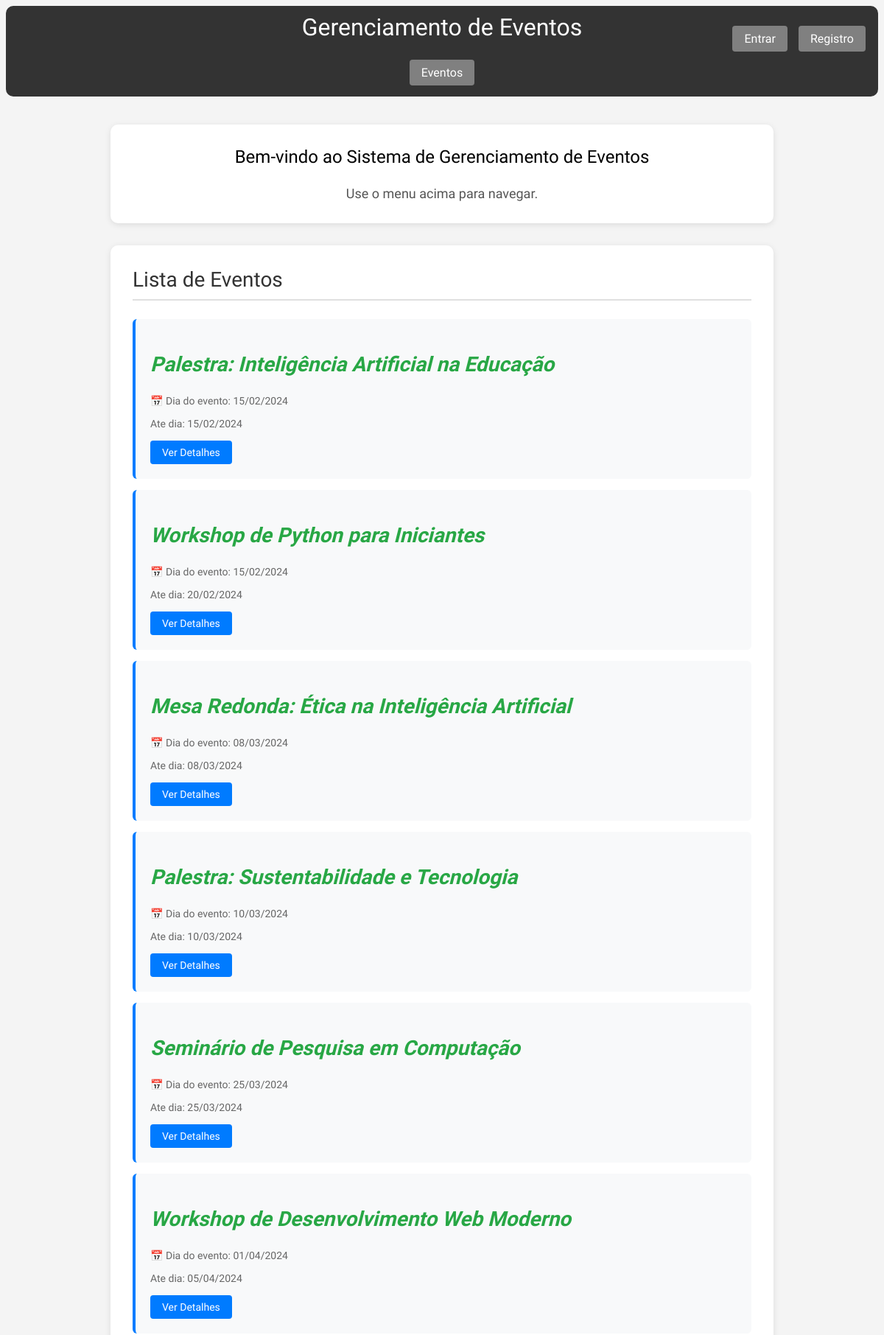
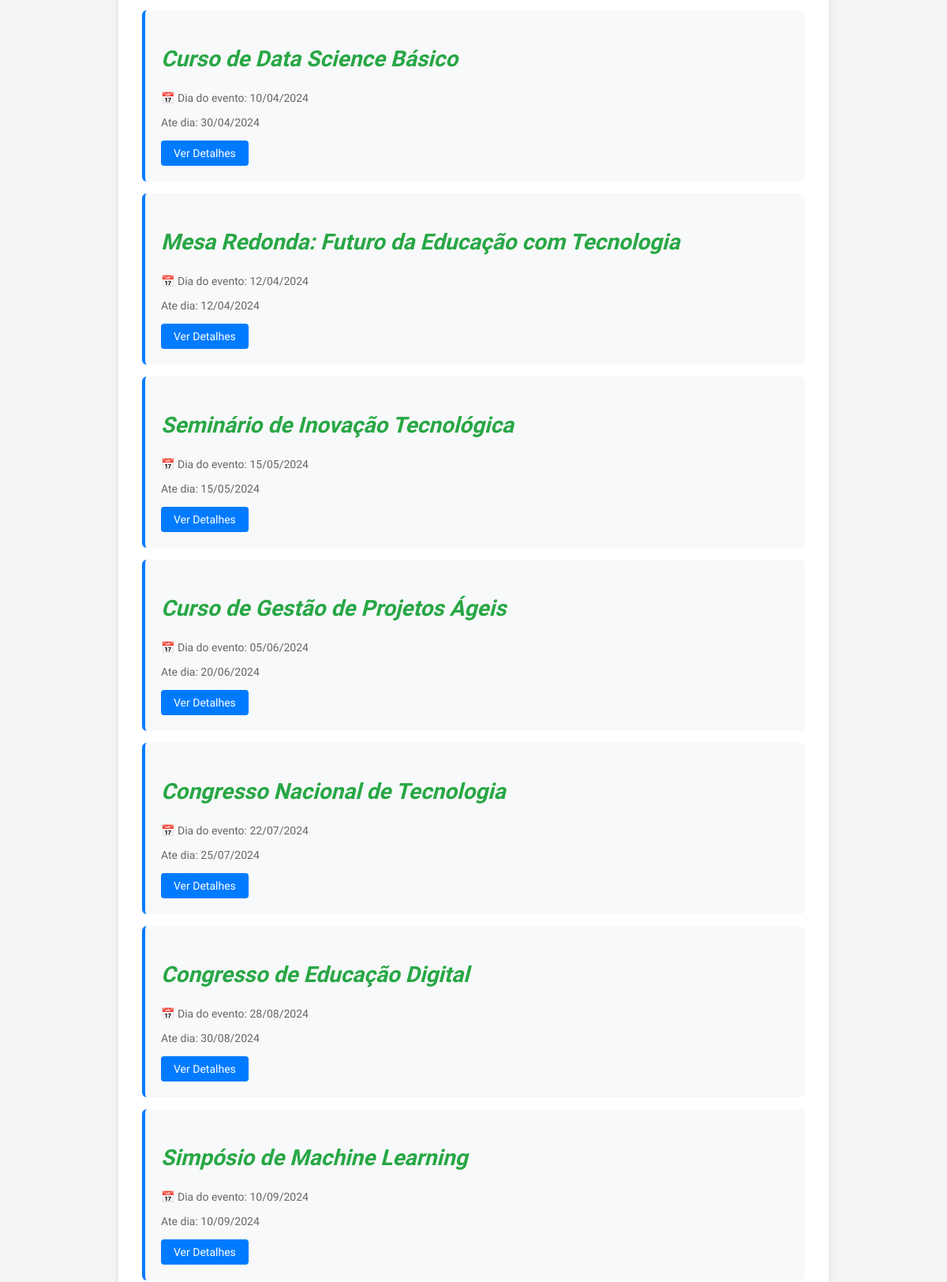
The page / (upper part) on the database its author committed (2 pictures, top to bottom).
### app/models.py (models this page shows, shortened)
class Event(models.Model):
    event_type_choices = [
        ('Palestra', 'Palestra'),
        ('Workshop', 'Workshop'),
        ('Seminário', 'Seminário'),
        ('Curso', 'Curso'),
        ('Congresso', 'Congresso'),
        ('Simpósio', 'Simpósio'),
        ('Fórum', 'Fórum'),
        ('Mesa Redonda', 'Mesa Redonda'),
    ]
    title = models.CharField(max_length=200, verbose_name="Título")
    description = models.TextField(verbose_name="Descrição")
    initial_date = models.DateField(default= '9999-12-31', verbose_name="Data de Início")
    final_date = models.DateField(default='9999-12-31', verbose_name="Data Final")
    location = models.CharField(max_length=200, verbose_name="Local")
    max_capacity = models.IntegerField(verbose_name="Capacidade Máxima")
    creator = models.ForeignKey(
        settings.AUTH_USER_MODEL,
        on_delete=models.CASCADE,
        related_name='created_events',
        null=True,
        blank=True,
        verbose_name="Criador"
    )
    event_type = models.CharField(max_length=20, choices=event_type_choices, default='Palestra', verbose_name="Tipo de Evento")
    event_start = models.TimeField(null=False, blank=True, verbose_name="Horario de Início")
    event_end = models.TimeField(null=False, blank=True, verbose_name="Horario de Término")
    participants = models.ManyToManyField(
        settings.AUTH_USER_MODEL,
        through='EventParticipant',
        through_fields=('event', 'participant'),
        related_name='attended_events',
        blank=True,
        verbose_name="Participantes"
    )
    class Meta:
        db_table = 'event'
        ordering = ['initial_date']
        verbose_name = 'Evento' # Português
        verbose_name_plural = 'Eventos' # Português

### app/views.py (the view)
# urls.py: path('', views.home, name='home'),
def home(request):
    eventos = Event.objects.all()
    return render(request, 'event_list.html', {'eventos': eventos})

### app/templates/event_list.html (shortened to what this page needs)
{% extends "base.html" %}
{% block content %}
{% load static %}
 <div class="welcome-container">
        <h2>Bem-vindo ao Sistema de Gerenciamento de Eventos</h2>
        <p>Use o menu acima para navegar.</p>
    </div>
<div class="events-container">
    <h2>Lista de Eventos</h2>
    <hr>
    {% if eventos %}
        <ul class="events-list">
            {% for evento in eventos %}
                <li class="event-item">
                    <div class="event-title">{{ evento.title }}</div>
                    <p class="event-date">📅 Dia do evento: {{ evento.initial_date|date:"d/m/Y" }}</p>
                    <p class="event-date">Ate dia: {{ evento.final_date|date:"d/m/Y" }}</p>
                    <div class="event-actions">
                        <a href="{% url 'event_detail' pk=evento.pk %}" class="btn-details">Ver Detalhes</a>
                    </div>
                </li>
            {% endfor %}
        </ul>
    {% else %}
        <p class="no-events">Nenhum evento cadastrado ainda.</p>
    {% endif %}
</div>
{% endblock %}

### app/static/css/style.css (style rules this page uses)
* { margin: 0; padding: 0; box-sizing: border-box; scroll-behavior: smooth; font-family: 'BioRhyme', serif; font-family: "BioRhyme", serif; font-optical-sizing: auto; font-weight: 400; font-style: normal; font-variation-settings: "wdth" 100; }
body { font-family: Arial, sans-serif; background: #f4f4f4; overflow-x: hidden; min-height: 100vh; display: flex; flex-direction: column; }
.welcome-container, .events-container, .subscribed-events-container, .event-form-container, .delete-confirmation-container, .event-detail-container { background: #fff; margin: 30px auto; padding: 40px; border-radius: 10px; box-shadow: 0 2px 8px rgba(0,0,0,0.1); }
.welcome-container { text-align: center; padding: 30px; margin: 30px auto; max-width: 900px; }
.welcome-container p { font-size: 18px; color: #555; margin-top: 25px; }
.events-container, .subscribed-events-container { max-width: 900px; padding: 30px; }
.events-container h2, .subscribed-events-container h2, .event-form-container h2 { color: #333; margin-bottom: 10px; font-size: 28px; }
.events-container hr, .subscribed-events-container hr, .event-form-container hr { border: none; border-top: 2px solid #e0e0e0; margin-bottom: 25px; }
.events-list, .subscribed-events-list { list-style: none; padding: 0; margin: 0; }
.event-item, .subscribed-event-item { background: #f8f9fa; padding: 20px; margin-bottom: 15px; border-radius: 6px; transition: transform 0.2s ease, box-shadow 0.2s ease; }
.event-item { border-left: 4px solid #007bff; }
.event-title { font-size: 20px; font-weight: 600; color: #333; margin-bottom: 8px; }
.event-date { color: #666; font-size: 14px; margin-bottom: 15px; }
.event-actions { display: flex; gap: 15px; margin-top: 10px; }
.event-actions a { padding: 8px 16px; text-decoration: none; border-radius: 4px; font-size: 14px; transition: all 0.3s ease; }
.btn-details { background: #007bff; color: #fff; }
.event-title { font-size: 28px; color: #28a745; font-weight: 600; margin: 25px 0; font-style: italic; }

### rows shown on the page
Event: title "Palestra: Inteligência Artificial na Educação", initial_date "15/02/2024", final_date "15/02/2024"
Event: title "Workshop de Python para Iniciantes", initial_date "15/02/2024", final_date "20/02/2024"
Event: title "Mesa Redonda: Ética na Inteligência Artificial", initial_date "08/03/2024", final_date "08/03/2024"
Event: title "Palestra: Sustentabilidade e Tecnologia", initial_date "10/03/2024", final_date "10/03/2024"
Event: title "Seminário de Pesquisa em Computação", initial_date "25/03/2024", final_date "25/03/2024"
Event: title "Workshop de Desenvolvimento Web Moderno", initial_date "01/04/2024", final_date "05/04/2024"
Event: title "Curso de Data Science Básico", initial_date "10/04/2024", final_date "30/04/2024"
Event: title "Mesa Redonda: Futuro da Educação com Tecnologia", initial_date "12/04/2024", final_date "12/04/2024"
Event: title "Seminário de Inovação Tecnológica", initial_date "15/05/2024", final_date "15/05/2024"
Event: title "Curso de Gestão de Projetos Ágeis", initial_date "05/06/2024", final_date "20/06/2024"
Event: title "Congresso Nacional de Tecnologia", initial_date "22/07/2024", final_date "25/07/2024"
Event: title "Congresso de Educação Digital", initial_date "28/08/2024", final_date "30/08/2024"
Event: title "Simpósio de Machine Learning", initial_date "10/09/2024", final_date "10/09/2024"
